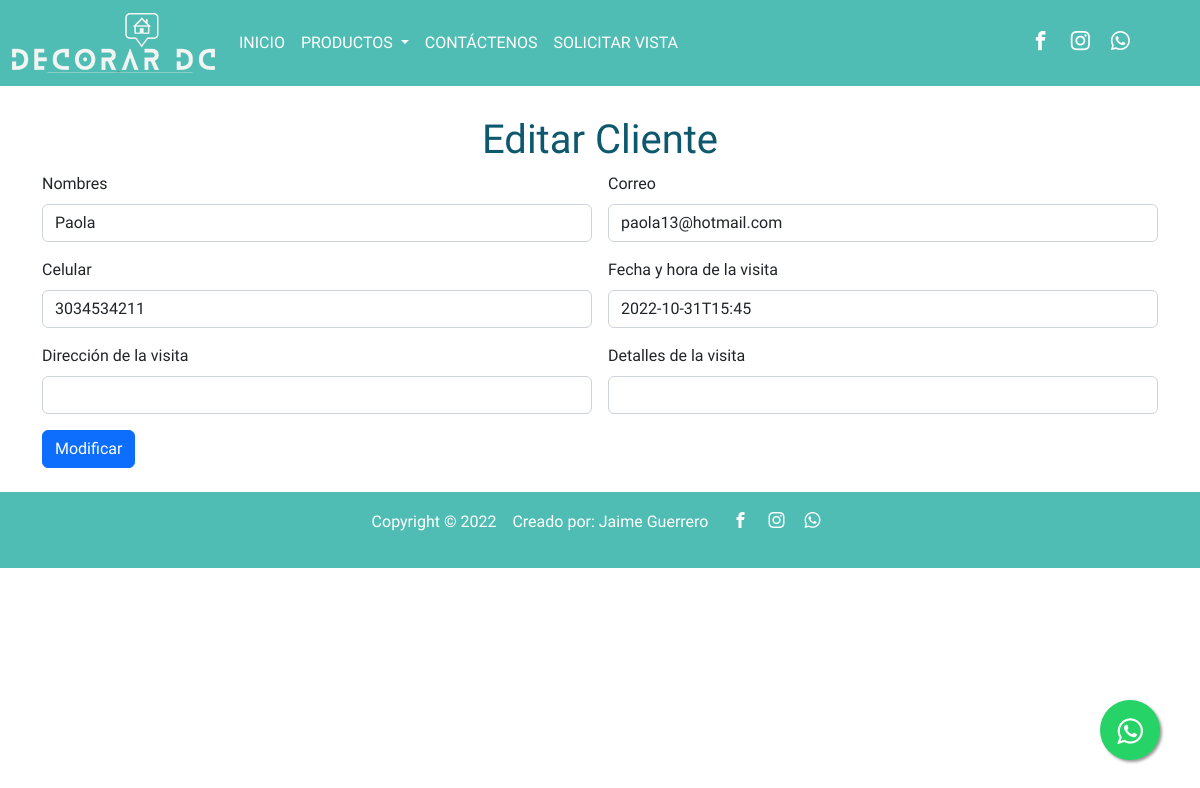
The page /clientes/edit.php?id=20 on the database its author committed.
### tables this page shows
CREATE TABLE `pacientes` (
  `id` int(11) NOT NULL,
  `nombres` varchar(50) NOT NULL,
  `correo` varchar(50) NOT NULL,
  `celular` varchar(50) NOT NULL,
  `fecha` datetime(6) NOT NULL,
  `direccion` varchar(50) NOT NULL,
  `detalles` varchar(200) NOT NULL
);

### config/database.php (called while the page is built, shortened)
<?php
class Database{
    public $host = 'localhost';
    public $user = 'root';
    public $pass = '';
    public $db = 'consultoriopsico';
    function __construct(){
        $this->conexion = $this->connectToDatabase();
        return $this -> conexion;
    }
    function connectToDatabase(){
        $conexion= mysqli_connect($this->host, $this->user, $this->pass, $this->db);
        return $conexion;
    }
}
?>

### clientes/data.php (called while the page is built, shortened)
<?php
include('../config/database.php');
class recetas{
    public $conexion;
    function __construct(){
        $db= new Database();
        $this->conexion = $db->connectToDatabase();
    }
    function getOne($id){
        $sql = "SELECT * FROM pacientes WHERE id = $id";
        return mysqli_query($this->conexion, $sql);
      }
}
?>

### clientes/edit.php (the view, shortened to what this page needs)
<?php
include('data.php');
$p = new recetas();
$data = mysqli_fetch_object($p->getOne($_GET['id']));
$date = new DateTime($data->fecha);
?>
<!DOCTYPE html>
<html lang="en">
<head>
<link href="../css/style.css" rel="stylesheet" />
<link rel="stylesheet" href="../iconos/fonts.css">
<link rel="stylesheet" href="../css/mq.css">
    <link href="https://cdn.jsdelivr.net/npm/bootstrap@5.2.1/dist/css/bootstrap.min.css" rel="stylesheet">
</head>
<body>
  <div class="contenedor">
<nav class="navbar navbar-expand-lg text-uppercase fixed-top">
    <div class="container-fluid">
      <a class="navbar-brand" href="./index.php"><img src="../imagenes/logo-decorar-dc-60px.png" alt=""></a>
      <div class="collapse navbar-collapse" id="navbarNavAltMarkup">
        <div class="navbar-nav letranav">
          <a class="nav-link active" aria-current="page" href="../index.php">Inicio</a>
          <li class="nav-item dropdown letranav">
          <a class="nav-link dropdown-toggle" href="#" role="button" data-bs-toggle="dropdown" aria-expanded="false">
            Productos
          </a>
        </li>
          <a class="nav-link" href="../contactenos.html">Contáctenos</a>
          <a class="nav-link" href="add.php"> Solicitar vista </a>
        </div>
      </div>
      <div class="social-bar">
        <a href="#" class="icon icon-facebook" target="_blank"></a>
        <a href="#" class="icon icon-instagram" target="_blank"></a>
        <a href="#" class="icon icon-whatsapp" target="_blank"></a>
            </div>
    </div>
</nav>
<br>
<br>
<br>
<br>
<h1>Editar Cliente</h1>
<div class="container">
<form method="POST" enctype="multipart/form-data" class="row g-3">
  <div class="col-md-6">
    <label for="inputEmail4" class="form-label">Nombres</label>
    <input type="text" name="nombres" id="nombres" value="<?= $data->nombres ?>"  class="form-control" >
  </div>
  <div class="col-md-6">
    <label for="inputPassword4" class="form-label">Correo</label>
    <input type="email" name="correo" id="correo" value="<?= $data->correo ?>"  class="form-control" >
  </div>
  <div class="col-6">
    <label for="inputAddress" class="form-label">Celular</label>
    <input type="text" name="celular" id="celular" value="<?= $data->celular ?>" class="form-control"  >
  </div>
  <div class="col-6">
    <label for="inputAddress2" class="form-label">Fecha y hora de la visita</label>
    <input type="datetime" name="fecha" id="fecha" value="<?= $date->format('Y-m-d\TH:i') ?>"class="form-control" >
  </div>
  <div class="col-md-6">
    <label for="inputAddress" class="form-label">Dirección de la visita</label>
    <input type="text" name="direccion" id="direccion" class="form-control">
  </div>
  <div class="col-md-6">
    <label for="inputAddress" class="form-label">Detalles de la visita</label>
    <input type="text" name="detalles" id="detalles" class="form-control">
  </div>
  <div class="col-12">
    <button  class="btn btn-primary">Modificar</button>
  </div>
</form>
</div>
<br>
<footer>
  <div class="d-flex justify-content-center">
    <div class="p-2"><a>Copyright © 2022</a></p></div>
    <div class="p-2">Creado por: Jaime Guerrero</div>
    <div class="p-2">
      <div class="social-bar-footer">
        <a href="#" class="icon icon-facebook" target="_blank"></a>
        <a href="#" class="icon icon-instagram" target="_blank"></a>
        <a href="#" class="icon icon-whatsapp" target="_blank"></a>
      </div>
    </div>
  </div>
</div>
<link rel="stylesheet" href="https://maxcdn.bootstrapcdn.com/font-awesome/4.5.0/css/font-awesome.min.css">
<a href="https://api.whatsapp.com/send?phone=573138530374&text=Hola%21%20Quisiera%20m%C3%A1s%20informaci%C3%B3n%20sobre%20Varela%202." class="float" target="_blank">
<i class="fa fa-whatsapp my-float"></i>
</a>
</body>
</html>

### css/style.css (style rules this page uses)
body { font-family: 'Dangrek', cursive !important; max-width: 100%; margin: 40px 50px; }
h1, h2, h3 { text-align: center; padding-top: 20px; color: rgb(14, 88, 110) !important; }
footer { text-align: center; padding: 10px; background-color: #50bdb4; color: white; }
.navbar { background-color: #50bdb4 !important; }
.letranav > a { color: white !important; }
.social-bar { position: relative !important; right: 50px; font-size: 1.2rem; }
.social-bar-footer { position: relative !important; font-size: 1.0rem; }
.icon { color: white; text-decoration: none; padding: 0.5rem; transition: all .5s; }
.float { position:fixed; width:60px; height:60px; bottom:40px; right:40px; background-color:#25d366; color:#FFF; border-radius:50px; text-align:center; font-size:30px; box-shadow: 2px 2px 3px #999; z-index:100; }
.my-float { margin-top:16px; }

### rows shown on the page
pacientes: nombres "Paola", correo "paola13@hotmail.com", celular "3034534211", fecha "2022-10-31T15:45"
